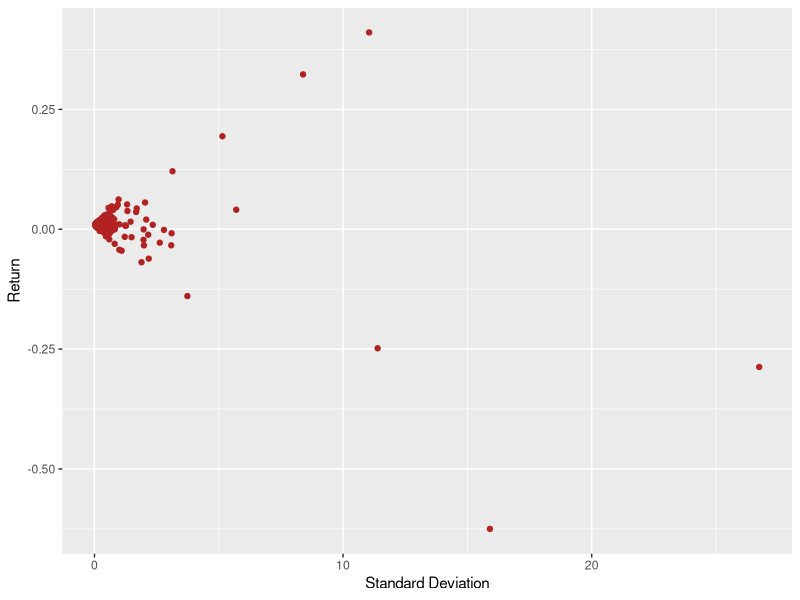
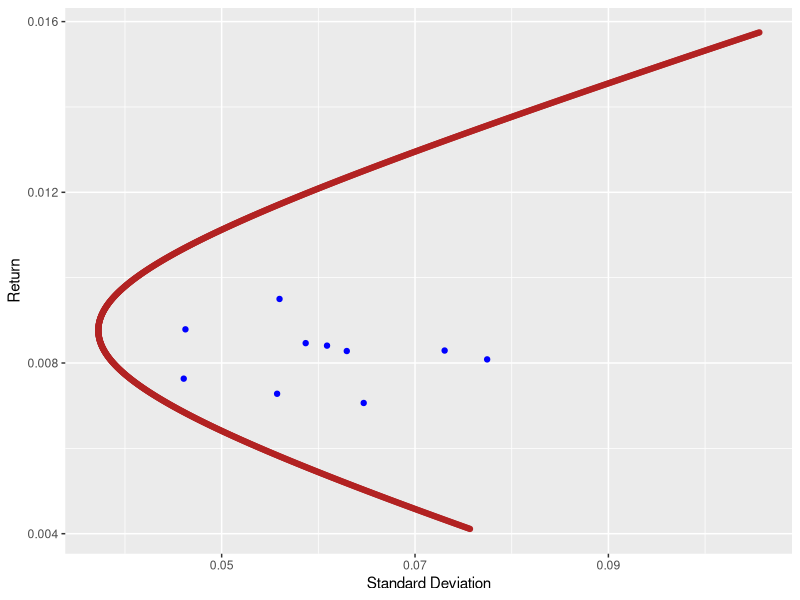
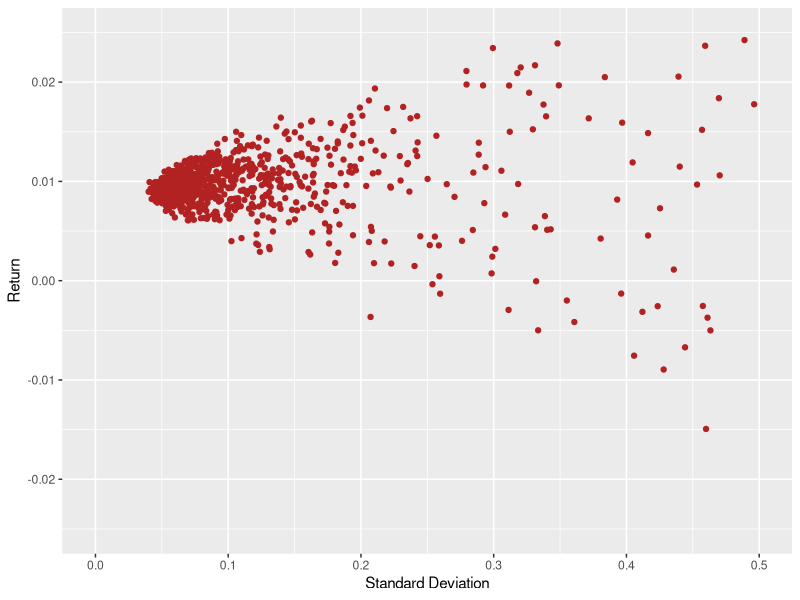
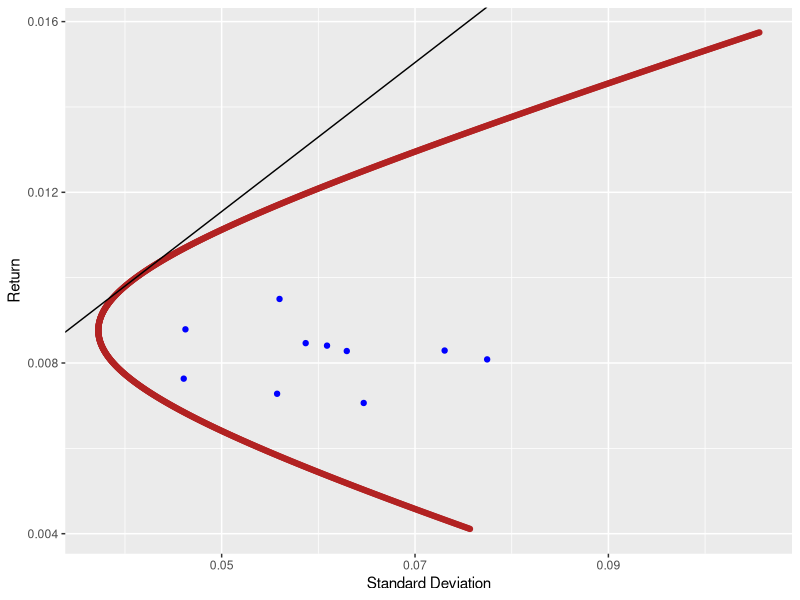
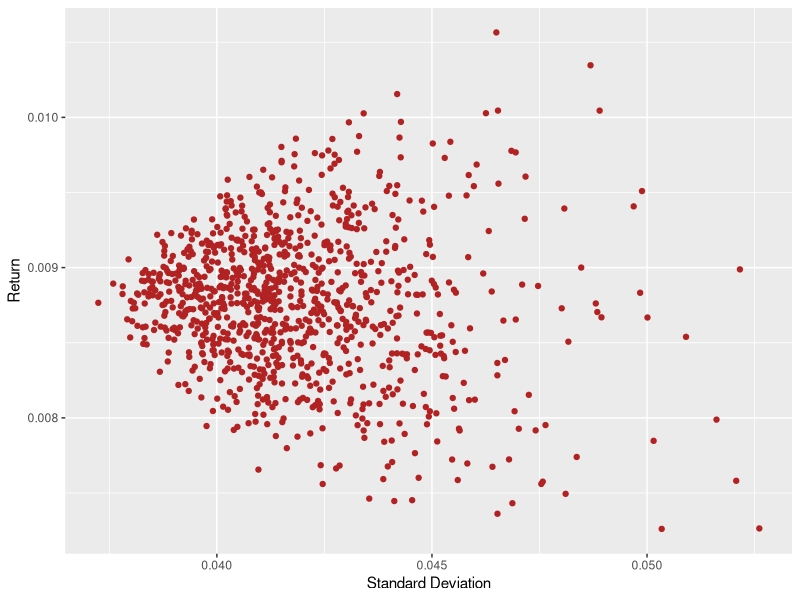

These charts were generated, in order, by the following R code:
library(readr)
library(MASS)
library(ggplot2)
library(psych)
setwd("~/Scholars_Presentation")
rm(list=ls())

#Question 1A
raw <- read_csv("Prob_Set_2.csv")
raw <- raw/100
industry_returns <- as.matrix(raw[,2:11])

vcov_mat <- cov(industry_returns)
v_inv <- ginv(vcov_mat) 
mean_return <- sapply(as.list(as.data.frame(industry_returns+1)), geometric.mean) - 1
mean_rf <- geometric.mean(raw$`Risk-free rate` + 1) - 1
mean_return2 <- mean_return - mean_rf

one_v <- rep(1, 10)
mvp_weights <- (v_inv %*% one_v) / as.vector((t(one_v) %*% v_inv %*% one_v))
tan_weights <- (v_inv %*% mean_return2) / (as.vector(t(one_v) %*% v_inv %*% mean_return2))

mvp_return <- mean_return %*% mvp_weights
tan_return <- mean_return %*% tan_weights

mvp_sd <- (t(mvp_weights) %*% vcov_mat %*% mvp_weights)^(1/2)
tan_sd <- (t(tan_weights) %*% vcov_mat %*% tan_weights)^(1/2)

monthly_mvp <- industry_returns %*% mvp_weights
monthly_tan <- industry_returns %*% tan_weights
cov_two_port <- t(tan_weights) %*% vcov_mat %*% mvp_weights

weights <- seq(-5, 5, .01)
efficient_frontier <- data.frame(ret = numeric(), sd = numeric())
for (w in weights){
  multi_sd <- (w^2 * mvp_sd^2 + (1-w)^2 * tan_sd^2 + 2*w*(1-w)*cov_two_port)^(1/2)
  multi_return <- w*mvp_return + (1-w)*tan_return
  temp = data.frame(ret = multi_return, sd = multi_sd)
  efficient_frontier <- rbind(efficient_frontier, temp)
}

industry_sd1 <- sapply(as.list(as.data.frame(industry_returns)), sd)

industries <- data.frame(mean_r = mean_return, i_sd = industry_sd1)

first_plot <- ggplot(data = efficient_frontier, aes(x = sd, y = ret)) + 
              geom_point(color="firebrick") + 
              geom_point(aes(x=i_sd, y = mean_r), data = industries, color="blue") +
              labs(x="Standard Deviation", y="Return")

#For Questions 1D and 1E
num_months <- 60

#Question 1E
highest_weight2 <- numeric()
total_portfolio_boot <- data.frame(var_return = mvp_return, var_sd = mvp_sd, tangency_return = tan_return, tangency_sd = tan_sd)
for (i in 1:1000){
  indices <- sample(1:1069, num_months)
  predicted_IR <- industry_returns[indices,]
  vcov_mat_p <- cov(predicted_IR)
  v_inv_p <- ginv(vcov_mat_p) 
  mean_return_p <- sapply(as.list(as.data.frame(predicted_IR)), mean)
  mean_return_p2 <- mean_return_p - mean_rf
  
  mvp_weights_p <- (v_inv_p %*% one_v) / as.vector((t(one_v) %*% v_inv_p %*% one_v))
  tan_weights_p <- (v_inv_p %*% mean_return_p2) / (as.vector(t(one_v) %*% v_inv_p %*% mean_return_p2))
  
  mvp_return_p <- mean_return %*% mvp_weights_p
  tan_return_p <- mean_return %*% tan_weights_p
  
  mvp_sd_p <- (t(mvp_weights_p) %*% vcov_mat %*% mvp_weights_p)^(1/2)
  tan_sd_p <- (t(tan_weights_p) %*% vcov_mat %*% tan_weights_p)^(1/2)
  
  highest_weight2 <- c(highest_weight2, max(tan_weights_p))
  temp <- data.frame(var_return = mvp_return_p, var_sd = mvp_sd_p, tangency_return = tan_return_p, tangency_sd = tan_sd_p)
  total_portfolio_boot <- rbind(total_portfolio_boot, temp)
}

seventh_plot <- ggplot(data = total_portfolio_boot, aes(x=var_sd, y=var_return)) +
                geom_point(color = "firebrick") + labs(x="Standard Deviation", y="Return")
eigth_plot <- ggplot(data = total_portfolio_boot, aes(x=tangency_sd, y=tangency_return)) +
              geom_point(color = "firebrick") + labs(x="Standard Deviation", y="Return")
ninth_plot <- ggplot(data = total_portfolio_boot, aes(x=tangency_sd, y=tangency_return)) +
              geom_point(color = "firebrick") + xlim(0,.5) + ylim(-.025, .025) + labs(x="Standard Deviation", y="Return")

SR_tan <- (tan_return - mean_rf) / tan_sd

securities_line <- ggplot(data = efficient_frontier, aes(x = sd, y = ret)) + 
                   geom_point(color="firebrick") + 
                   geom_point(aes(x=i_sd, y = mean_r), data = industries, color="blue") +
                   geom_abline(intercept=mean_rf, slope = SR_tan) +
                   labs(x="Standard Deviation", y="Return")